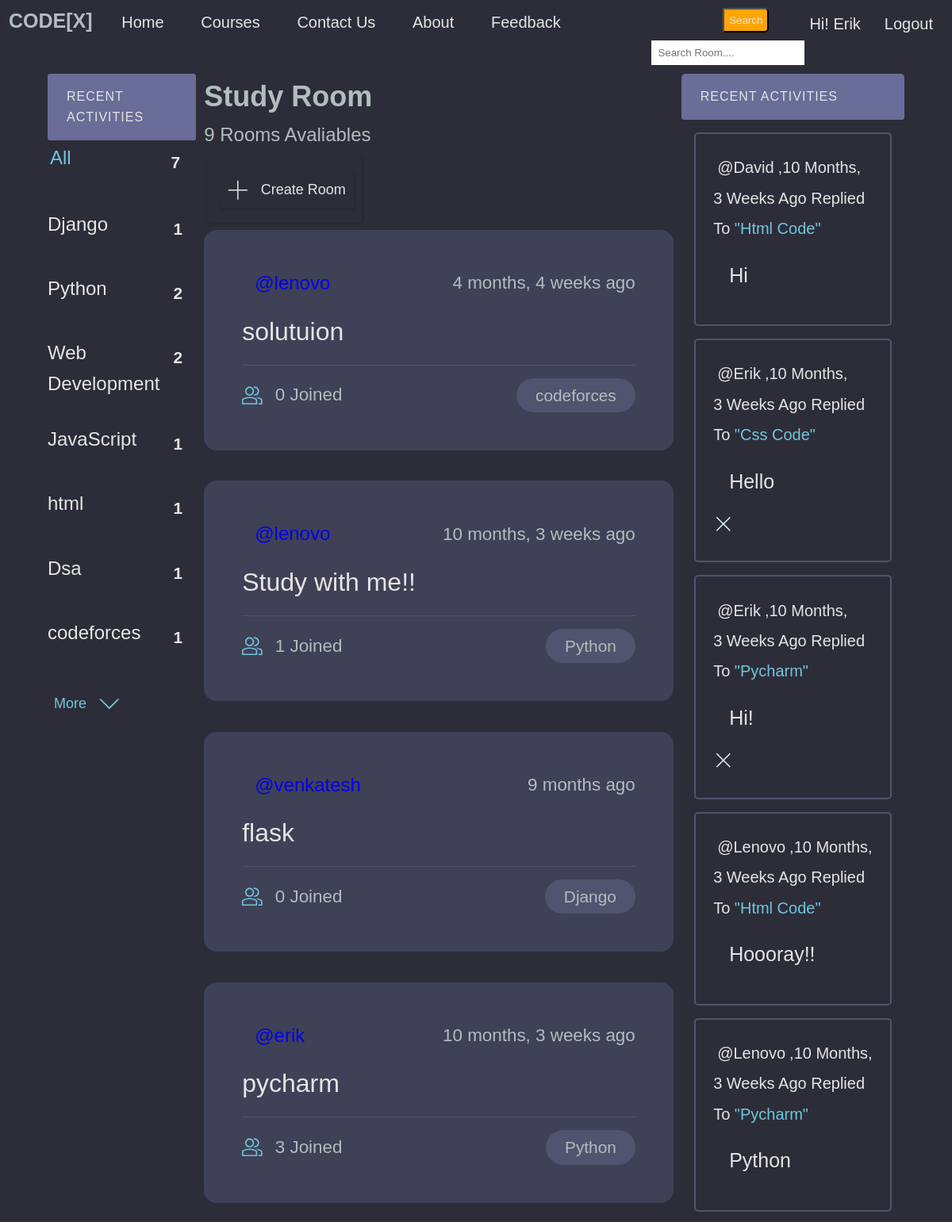
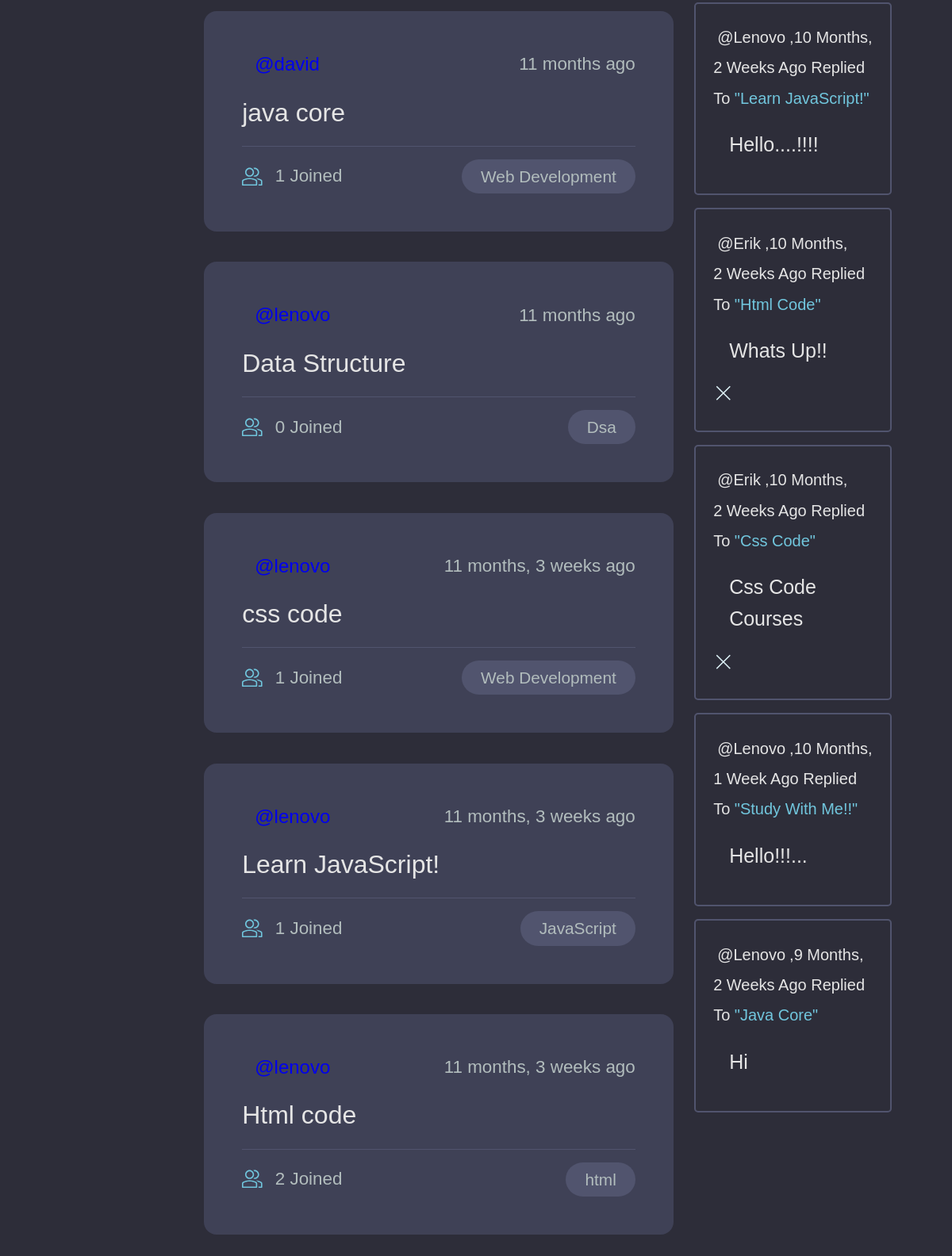
Screenshot of / (signed in) with the database file from the repository (2 pictures, top to bottom).
### base/models.py (models this page shows, shortened)
class Topic(models.Model):
    name = models.CharField(max_length=200)

class Room(models.Model):
    host =  models.ForeignKey(User, on_delete=models.SET_NULL,null=True)
    topic = models.ForeignKey(Topic, on_delete=models.SET_NULL,null=True)
    name =  models.CharField(max_length= 200)
    description = models.TextField(null= True, blank= True)
    participants= models.ManyToManyField(User, related_name='participants', blank=True)
    updated= models.DateTimeField(auto_now= True)
    created= models.DateTimeField(auto_now_add=True)
    class Meta:
        ordering = ['-updated','-created']
    def __str__(self):
        return self.name

class Message(models.Model):
    user= models.ForeignKey(User, on_delete=models.CASCADE)
    room = models.ForeignKey(Room, on_delete=models.CASCADE)
    body = models.TextField()
    updated= models.DateTimeField(auto_now= True)
    created = models.DateTimeField(auto_now_add=True)
    def __str__(self):
        return self.body[0:50]

### base/views.py (the view)
# urls.py: path('',views.home, name="home"),
def home(request):
    q = request.GET.get('q') if request.GET.get('q') != None else ''
    rooms = Room.objects.filter(
        Q(topic__name__icontains=q) |
        Q(name__icontains=q) |
        Q(description__icontains=q))
    room_count= rooms.count()
    topics = Topic.objects.all()
    room_message = Message.objects.filter(Q(room__topic__name__icontains=q))
    context = {'rooms': rooms ,'topics': topics,'room_count': room_count,'room_message': room_message}
    return render(request, 'base/home.html',context )

### base/templates/base/home.html (shortened to what this page needs)
{% extends 'main.html' %}
{% block content %}
<div class="layout layout--3">
    <div class="home-container">
        <div>
            {% include 'base/topics_component.html' %}
        </div>
        <div class="roomlist">
            <h2>Study Room</h2>
            <p>{{room_count}} Rooms Avaliables</p>
            <div class="btn">
                <a class="btn btn--main" href="{% url 'create-room' %}">
                    <svg version="1.1" xmlns="http://www.w3.org/2000/svg" width="32" height="32" viewBox="0 0 32 32">
                    <title>add</title>
                    <path
                      d="M16.943 0.943h-1.885v14.115h-14.115v1.885h14.115v14.115h1.885v-14.115h14.115v-1.885h-14.115v-14.115z">
                    </path>
                </svg>Create Room</a>
            </div>
            <div>
                {% include 'base/feed_component.html' %}
            </div>
        </div>
        <div>
            {% include 'base/activity_component.html' %}
        </div>
    </div>
</div>
{% endblock content %}

### templates/main.html (shortened to what this page needs)
<!DOCTYPE html>
<html lang="en">
<head>
</head>
<body>
    <nav class="nav-bar">
        <ul>
            <label class="logo">CODE[X]</label>
            <li><a  href="/">Home</a></li>
            <li><a href="{% url 'course' %}">Courses</a></li>
            <li><a href="{% url 'contact' %}">Contact us</a></li>
            <li><a href="#">About</a></li>
            <li><a href="#">feedback</a></li>
        </ul>
        {% if request.user.is_authenticated %}
        <a class="logout" href="{% url 'logout' %}">Logout</a>
        <p class="hello">Hi! {{request.user}}</p>
        {% else %}
        <a class="login" href="{% url 'login' %}">Login</a>
        {% endif %}
        <form method="GET" action="{% url 'home' %}">
            <button class="but">Search</button>
            <input class="search" type="text" name="q" placeholder="Search Room...."/>
        </form>
    </nav>
    {% block content %}
    {% endblock %}
</body>
</html>

### base/templates/base/topics_component.html (shortened to what this page needs)
<div class="topics-container">
    <div class="activities__header">
        <h2> Recent Activities </h2>
    </div>
    <ul class="topics__list">
        <li>
            <a href="{% url 'home' %}" class="active">All<span>{{topics.count}}</span></a>
        </li>
        {% for topic in topics %}
            <li>
                <a href="{% url 'home' %}?q={{topic.name}}">{{topic.name}}<span>{{topic.room_set.all.count}}</span></a>
            </li>
        {% endfor %}
    </ul>
    <a class="btn btn--link" href="{% url 'course' %}">More
        <svg version="1.1" xmlns="http://www.w3.org/2000/svg" width="32" height="32" viewBox="0 0 32 32">
            <title>chevron-down</title>
            <path d="M16 21l-13-13h-3l16 16 16-16h-3l-13 13z"></path>
        </svg>
    </a>
</div>

### base/templates/base/feed_component.html (shortened to what this page needs)
{% for room in rooms %}
<div class="roomListRoom">
    <div class="roomListRoom__header">
        <a href="{% url 'user-profile' room.host.id %}" class="roomListRoom__author">
            <span>@{{room.host.username}}</span>
        </a>
        <div class="roomListRoom__actions">
            <span>{{room.created|timesince}} ago</span>
        </div>
    </div>
    <div class="roomListRoom__content">
        <a href="{% url 'room' room.id %}">{{room.name}}</a>
    </div>
    <div class="roomListRoom__meta">
        <a href="{% url 'room' room.id %}" class="roomListRoom__joined">
            {{room.participants.all.count}} Joined
        </a>
        <p class="roomListRoom__topic">{{room.topic.name}}</p>
    </div>
</div>
{% endfor %}

### base/templates/base/activity_component.html (shortened to what this page needs)
<div class="activities">
    <div class="activities__header">
        <h2> Recent Activities </h2>
    </div>
    {% for message in room_message %}
        <div class="activities__box">
            <div>
                <small class="m_e_s"><a class="message-user" href="{% url 'user-profile' message.user.id %}">@{{ message.user }}</a>,{{message.created|timesince}} ago replied to </small>
                <small class="mess-room">"{{message.room}}"</small>
                <p class="user-message">{{message}}</p>
                {% if request.user == message.user %}
                    <div class="roomListRoom__actions">
                        <a href="{% url 'delete-message' message.id %}">
                            <svg version="1.1" xmlns="http://www.w3.org/2000/svg" width="32" height="32" viewBox="0 0 32 32">
                                <title>Delete Message</title>
                                <path
                                    d="M27.314 6.019l-1.333-1.333-9.98 9.981-9.981-9.981-1.333 1.333 9.981 9.981-9.981 9.98 1.333 1.333 9.981-9.98 9.98 9.98 1.333-1.333-9.98-9.98 9.98-9.981z">
                                </path>
                            </svg>
                        </a>
                    </div>
                {% endif %}
            </div>
        </div>
    {% endfor %}
</div>

### templates/main.html (style rules this page uses)
:root { --color-main: #71c6dd; --color-main-light: #e1f6fb; --color-dark: #3f4156; --color-dark-medium: #51546e; --color-dark-light: #696d97; --color-light: #e5e5e5; --color-gray: #8b8b8b; --color-light-gray: #b2bdbd; --color-bg: #2d2d39; --color-success: #5dd693; --color-error: #fc4b0b; }
* { padding: 0; margin: 0; text-decoration: none; list-style-type: none; box-sizing: border-box; font-family: 'Nunito', sans-serif }
body { color: var(--color-light-gray); background-color: var(--color-bg); line-height: 1.6; font-weight: 400; font-size: 1.5rem; min-height: 100vh; }
.nav-bar { background:#2d2d39; height: 55px; width: 100%; }
.logo { color:#b2bdbd ; font-size: 25px; line-height: 50px; padding: 0 10px; font-weight: bold; }
nav ul { float:left; margin:1px; }
nav ul li { display: inline-block; line-height:40px; margin: 0 14px; }
nav ul li a { color: #e5e5e5; font-size: 20px; padding: 4px 6px; border-radius: 3px; text-transform:capitalize; }
.search { float: right; margin-top: 10px; border: none; padding: 8px; }
button { float: right; margin-right: 45px; padding: 6px; margin-top: 10px; background: orange; color: #e5e5e5; border-radius: 0 5px 5px 0; cursor: pointer; }
.logout { float: right; color: #e5e5e5; font-size: 20px; padding: 4px 6px; border-radius: 3px; text-transform:capitalize; margin-top: 10px; margin-right: 18px; cursor: pointer; }
.hello { float: right; color: #e5e5e5; font-size: 20px; padding: 4px 6px; border-radius: 3px; text-transform:capitalize; margin-top: 10px; margin-right: 18px; }

### base/templates/base/home.html (style rules this page uses)
:root { --color-main: #71c6dd; --color-main-light: #e1f6fb; --color-dark: #3f4156; --color-dark-medium: #51546e; --color-dark-light: #696d97; --color-light: #e5e5e5; --color-gray: #8b8b8b; --color-light-gray: #b2bdbd; --color-bg: #2d2d39; --color-success: #5dd693; --color-error: #fc4b0b; }
.layout { margin-top: 2.4rem; }
.layout--3 > .home-container > div:last-child { flex-basis: 25%; }
.home-container { display: grid; grid-template-columns: 1fr 3fr 1fr; padding: 0; flex-basis: 100%; width: 90%; margin: auto; }
.btn { background-color: transparent; border: none; display: inline-flex; align-items: center; gap: 1rem; cursor: pointer; transition: all ease-in-out 0.3s; border-radius: 3px; box-shadow: 1px 1px 3px 1px rgba(0, 0, 0, 0.15); padding:8px 10px; font-size: 18px; margin-top: 10px; margin-bottom: 10px; margin-left: 5px; }
.btn--main { color: var( --color-light); }
.btn > svg { fill: currentColor; width: 1.6rem; height: 1.6rem; }

### base/templates/base/topics_component.html (style rules this page uses)
:root { --color-main: #71c6dd; --color-main-light: #e1f6fb; --color-dark: #3f4156; --color-dark-medium: #51546e; --color-dark-light: #696d97; --color-light: #e5e5e5; --color-gray: #8b8b8b; --color-light-gray: #b2bdbd; --color-bg: #2d2d39; --color-success: #5dd693; --color-error: #fc4b0b; }
.topics-container { margin-right: 10px; }
.topics__list { list-style: none; }
.topics__list li a { display: flex; justify-content: space-between; margin-bottom: 2rem; font-weight: 500; color: var( --color-light); transition: all 0.3s ease-in-out; }
.topics__list li a.active, .topics__list li a:hover { color: var(--color-main); border-radius: 3px; padding: 3px 3px; }
.topics__list li a span { padding: 0.5rem 1rem; color: var( --color-light); border-radius: 3px; font-size: 1.3rem; font-weight: 700; letter-spacing: 1px; }
.btn { background-color: transparent; border: none; display: inline-flex; align-items: center; gap: 1rem; cursor: pointer; transition: all ease-in-out 0.3s; border-radius: 3px; box-shadow: 1px 1px 3px 1px rgba(0, 0, 0, 0.15); padding:8px 10px; font-size: 18px; margin-top: 10px; margin-bottom: 10px; margin-left: 5px; }
.btn--link { border-radius: 3px; padding: 3px; color: var(--color-main); box-shadow: none; }
.activities__header h2 { background-color: var(--color-dark-light); text-transform: uppercase; font-weight: 500; padding: 1rem 1.5rem; color: var(--color-light); letter-spacing: 1px; font-size: 1rem; border-radius: 3px; }

### rows the page displays
Topic: name "Django", room_set.all.count "1"
Topic: name "Python", room_set.all.count "2"
Topic: name "Web Development", room_set.all.count "2"
Topic: name "JavaScript", room_set.all.count "1"
Topic: name "html", room_set.all.count "1"
Topic: name "Dsa", room_set.all.count "1"
Topic: name "codeforces", room_set.all.count "1"
Room: host.username "lenovo", created "4 months, 4 weeks", name "solutuion", participants.all.count "0", topic.name "codeforces"
Room: host.username "lenovo", created "10 months, 3 weeks", name "Study with me!!", participants.all.count "1", topic.name "Python"
Room: host.username "venkatesh", created "9 months", name "flask", participants.all.count "0", topic.name "Django"
Room: host.username "erik", created "10 months, 3 weeks", name "pycharm", participants.all.count "3", topic.name "Python"
Room: host.username "david", created "11 months", name "java core", participants.all.count "1", topic.name "Web Development"
Room: host.username "lenovo", created "11 months", name "Data Structure", participants.all.count "0", topic.name "Dsa"
Room: host.username "lenovo", created "11 months, 3 weeks", name "css code", participants.all.count "1", topic.name "Web Development"
Room: host.username "lenovo", created "11 months, 3 weeks", name "Learn JavaScript!", participants.all.count "1", topic.name "JavaScript"
Room: host.username "lenovo", created "11 months, 3 weeks", name "Html code", participants.all.count "2", topic.name "html"
Message: user "David", created "10 Months, 3 Weeks", room "Html Code", body "Hi"
Message: user "Erik", created "10 Months, 3 Weeks", room "Css Code", body "Hello"
Message: user "Erik", created "10 Months, 3 Weeks", room "Pycharm", body "Hi!"
Message: user "Lenovo", created "10 Months, 3 Weeks", room "Html Code", body "Hoooray!!"
Message: user "Lenovo", created "10 Months, 3 Weeks", room "Pycharm", body "Python"
Message: user "Lenovo", created "10 Months, 2 Weeks", room "Learn JavaScript!", body "Hello....!!!!"
Message: user "Erik", created "10 Months, 2 Weeks", room "Html Code", body "Whats Up!!"
Message: user "Erik", created "10 Months, 2 Weeks", room "Css Code", body "Css Code Courses"
Message: user "Lenovo", created "10 Months, 1 Week", room "Study With Me!!", body "Hello!!!..."
Message: user "Lenovo", created "9 Months, 2 Weeks", room "Java Core", body "Hi"

### other values shown
{{ request.user }} "Erik"
{{ topics.count }} "7"
{{ room_count }} "9"
